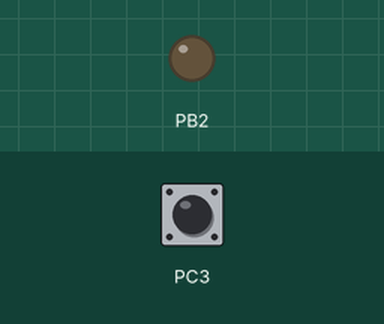
A program run on a simulated ATmega328P, built with avr-gcc and emulated at 16 MHz. Shown: output pins drawn as LEDs (lit = HIGH). Inputs (shaded band) come from the test bench; at power-on: PC3 HIGH.

Above: at 1.2 s.
1.3 s: PC3 pulled LOW for 0.15 s
At 2.0 s:
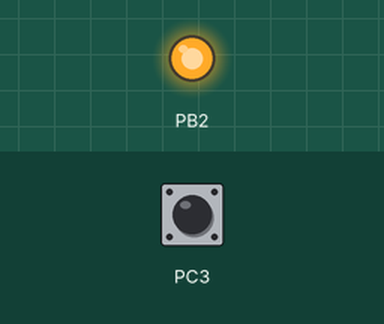
4.1 s: PC3 pulled LOW for 3.2 s
At 9.4 s:
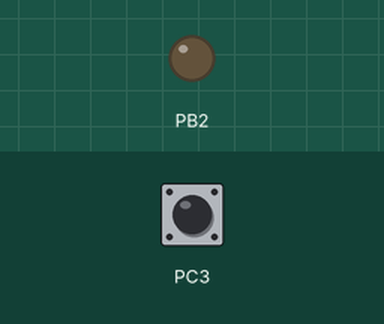
Timing chart, 0 to 10.9 s (numbered marks = the images above; inputs shaded):
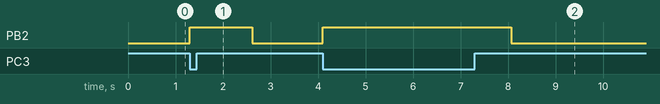

Measured:
- after the input at 1.3 s, PB2: LOW → HIGH at once, → LOW 1.3 s later
- after the input at 4.1 s, PB2: LOW → HIGH at once, → LOW 4.0 s later

The program:

main.c
```c
/*
 * DA2c_1_b.c
 *
 * Created: 10/12/2019 6:16:22 PM
 * Author : Dilbert
 */
#define F_CPU 16000000UL
#include <avr/io.h>
#include <util/delay.h>

int main(void)
{
	unsigned short count = 0; // Counting variable

	DDRC |=(0<<DDC3);	// Set PortC.3 as an input
	PORTC =(1<<DDC3);	// Set PortC.3 pull up High
	DDRB |=(1<<DDB2);	// Set PortB.2 as an output
	PORTB =(0<<DDB2);	// Set PortB.2 Low (LED off)

	TCCR0A = 0;			//Timer0, Normal mode, internal clk
	TCNT0 = 0X00;		//Setting the count register to 0[count goes from 0-255]
	TCCR0B |= 0X05;		//Setting the Prescaler to 1024 and starting the timer
    while (1) {
		if(!(PINC & (1 << 3))){					//If input PinC.3 == 0
			PORTB ^=(1<<DDC2);					//Toggle PortB.2 (Turn on)
			while(count != 81){					//Run timer 81 times
				while((TIFR0 & 0X01) == 0){};	// run timer until overflow
				TCNT0 = 0X00;					//reset the timer count
				TIFR0 = 0X01;					//reset the tiemr over flow flag
				count = count + 1;				//increment the count of timer overflows
				}
			PORTB ^=(1<<DDB2);					//Toggle PortB.2 (Turn off)
			}
		count = 0;								//Reset the count of overflows
		}
}
```
